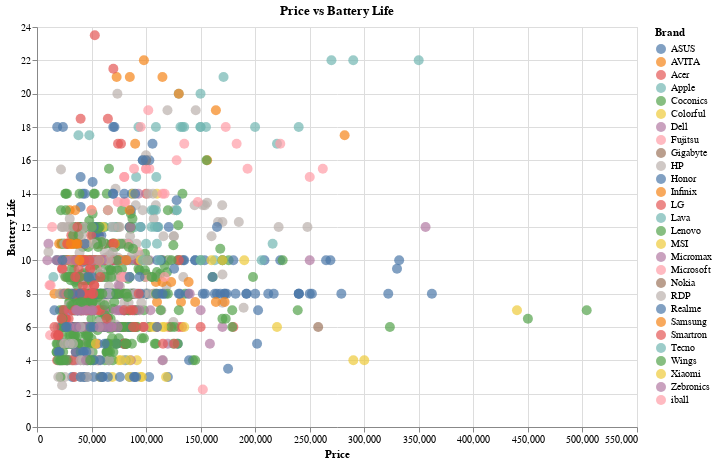

The notebook cell saved with this chart:
### Code cell
import altair as alt
import pandas as pd

# Load data from the CSV file
data = pd.read_csv('laptops.csv')

# Create an Altair chart
chart = alt.Chart(data).mark_circle(size=100).encode(
    x=alt.X('Price:Q', title='Price'),
    y=alt.Y('Battery_Life_num:Q', title='Battery Life'),
    color=alt.Color('Brand:N', legend=alt.Legend(title='Brand')),
    tooltip=[
        alt.Tooltip('Brand:N', title='Brand'),
        alt.Tooltip('Processor_Name:N', title='Processor'),
        alt.Tooltip('Price:Q', title='Price'),
        alt.Tooltip('Battery_Life:N', title='Battery Life'),
        alt.Tooltip('RAM:N', title='RAM'),
        alt.Tooltip('SSD:N', title='SSD'),
        alt.Tooltip('HDD:N', title='HDD'),
        alt.Tooltip('GPU:N', title='GPU')
    ]
).properties(
    title='Price vs Battery Life',
    width=600,
    height=400
)

chart

### Figure 1 — Vega-Lite specification as saved in the notebook (floating-point values rounded to 4 significant figures; data arrays with more than 128 entries replaced by an {"elided": "..."} marker saying what was removed)
{"config": {"view": {"continuousWidth": 300, "continuousHeight": 300}}, "data": {"name": "data-0552147c7c495da8e8642ceae05e8fcd"}, "mark": {"type": "circle", "size": 100}, "encoding": {"color": {"field": "Brand", "legend": {"title": "Brand"}, "type": "nominal"}, "tooltip": [{"field": "Brand", "title": "Brand", "type": "nominal"}, {"field": "Processor_Name", "title": "Processor", "type": "nominal"}, {"field": "Price", "title": "Price", "type": "quantitative"}, {"field": "Battery_Life", "title": "Battery Life", "type": "nominal"}, {"field": "RAM", "title": "RAM", "type": "nominal"}, {"field": "SSD", "title": "SSD", "type": "nominal"}, {"field": "HDD", "title": "HDD", "type": "nominal"}, {"field": "GPU", "title": "GPU", "type": "nominal"}], "x": {"field": "Price", "title": "Price", "type": "quantitative"}, "y": {"field": "Battery_Life_num", "title": "Battery Life", "type": "quantitative"}}, "height": 400, "title": "Price vs Battery Life", "width": 600, "$schema": "https://vega.github.io/schema/vega-lite/v5.8.0.json", "datasets": {"data-0552147c7c495da8e8642ceae05e8fcd": {"elided": "1496 records"}}}
